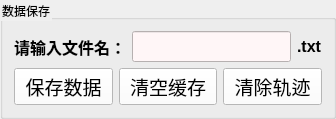
             <widget class="QGroupBox" name="groupBox_3">
              <property name="styleSheet">
               <string notr="true">color: rgb(0, 0, 0);</string>
              </property>
              <property name="title">
               <string>数据保存</string>
              </property>
              <layout class="QVBoxLayout" name="verticalLayout_8">
               <item>
                <layout class="QHBoxLayout" name="horizontalLayout_14">
                 <item>
                  <widget class="QLabel" name="label_2">
                   <property name="font">
                    <font>
                     <pointsize>12</pointsize>
                     <weight>75</weight>
                     <bold>true</bold>
                    </font>
                   </property>
                   <property name="styleSheet">
                    <string notr="true">color: rgb(0, 0, 0);</string>
                   </property>
                   <property name="text">
                    <string>请输入文件名：</string>
                   </property>
                  </widget>
                 </item>
                 <item>
                  <widget class="QLineEdit" name="wenjian">
                   <property name="font">
                    <font>
                     <family>黑体</family>
                     <pointsize>12</pointsize>
                     <weight>75</weight>
                     <bold>true</bold>
                    </font>
                   </property>
                   <property name="styleSheet">
                    <string notr="true">background-color: rgb(255, 246, 247);
color: rgb(0, 0, 0);</string>
                   </property>
                  </widget>
                 </item>
                 <item>
                  <widget class="QLabel" name="label_3">
                   <property name="font">
                    <font>
                     <pointsize>12</pointsize>
                     <weight>75</weight>
                     <bold>true</bold>
                    </font>
                   </property>
                   <property name="styleSheet">
                    <string notr="true">color: rgb(0, 0, 0);</string>
                   </property>
                   <property name="text">
                    <string>.txt</string>
                   </property>
                  </widget>
                 </item>
                </layout>
               </item>
               <item>
                <layout class="QHBoxLayout" name="horizontalLayout">
                 <item>
                  <widget class="QPushButton" name="savedata">
                   <property name="font">
                    <font>
                     <family>黑体</family>
                     <pointsize>14</pointsize>
                    </font>
                   </property>
                   <property name="styleSheet">
                    <string notr="true">background-color: rgb(255, 255, 255);
color: rgb(0, 0, 0);</string>
                   </property>
                   <property name="text">
                    <string>保存数据</string>
                   </property>
                  </widget>
                 </item>
                 <item>
                  <widget class="QPushButton" name="clear_savedata">
                   <property name="font">
                    <font>
                     <family>黑体</family>
                     <pointsize>14</pointsize>
                    </font>
                   </property>
                   <property name="styleSheet">
                    <string notr="true">background-color: rgb(255, 255, 255);
color: rgb(0, 0, 0);</string>
                   </property>
                   <property name="text">
                    <string>清空缓存</string>
                   </property>
                  </widget>
                 </item>
                 <item>
                  <widget class="QPushButton" name="clearline">
                   <property name="font">
                    <font>
                     <family>黑体</family>
                     <pointsize>14</pointsize>
                    </font>
                   </property>
                   <property name="styleSheet">
                    <string notr="true">background-color: rgb(255, 255, 255);
color: rgb(0, 0, 0);</string>
                   </property>
                   <property name="text">
                    <string>清除轨迹</string>
                   </property>
                  </widget>
                 </item>
                </layout>
               </item>
              </layout>
             </widget>
